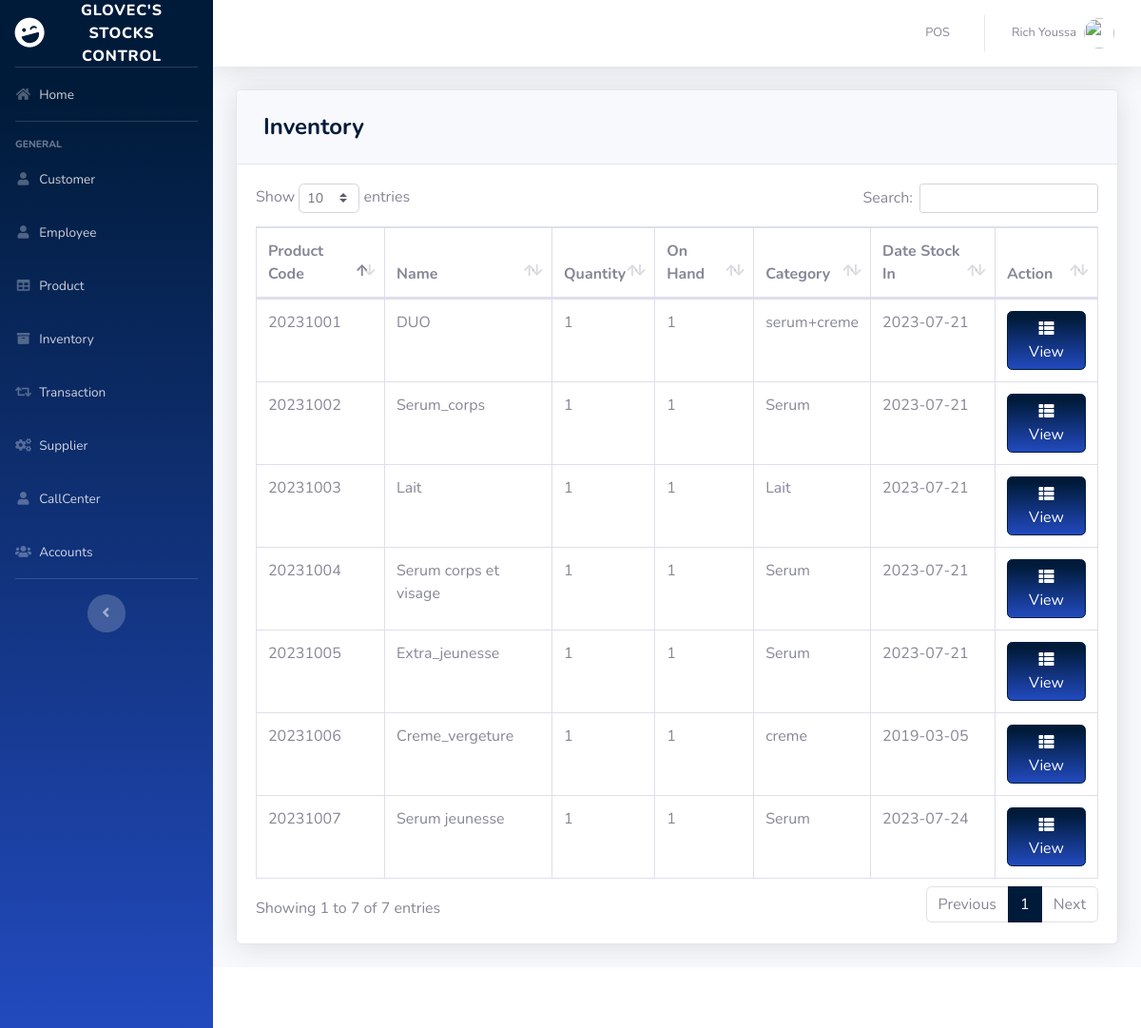
Page /pages/inventory.php (signed in) on the committed database.
### tables this page shows
CREATE TABLE `product` (
  `PRODUCT_ID` int(11) NOT NULL,
  `PRODUCT_CODE` varchar(20) NOT NULL,
  `NAME` varchar(50) DEFAULT NULL,
  `DESCRIPTION` varchar(250) NOT NULL,
  `QTY_STOCK` int(50) DEFAULT NULL,
  `ON_HAND` int(250) NOT NULL,
  `PRICE` int(50) DEFAULT NULL,
  `CATEGORY_ID` int(11) DEFAULT NULL,
  `SUPPLIER_ID` int(11) DEFAULT NULL,
  `DATE_STOCK_IN` varchar(50) NOT NULL
);

CREATE TABLE `category` (
  `CATEGORY_ID` int(11) NOT NULL,
  `CNAME` varchar(50) DEFAULT NULL
);

### pages/inventory.php (the view, shortened to what this page needs)
<?php
include'../includes/connection.php';
include'../includes/sidebar.php';
?>
            <div class="card shadow mb-4">
            <div class="card-header py-3">
              <h4 class="m-2 font-weight-bold text-primary">Inventory</h4>
            </div>
            <div class="card-body">
              <div class="table-responsive">
                <table class="table table-bordered" id="dataTable" width="100%" cellspacing="0">
               <thead>
                   <tr>
                     <th>Product Code</th>
                     <th>Name</th>
                     <th>Quantity</th>
                     <th>On Hand</th>
                     <th>Category</th>
                     <th>Date Stock In</th>
                     <th>Action</th>
                   </tr>
               </thead>
          <tbody>
<?php
    $query = 'SELECT PRODUCT_ID, PRODUCT_CODE, NAME, COUNT(`QTY_STOCK`) AS "QTY_STOCK", COUNT(`ON_HAND`) AS "ON_HAND", CNAME, DATE_STOCK_IN FROM product p join category c on p.CATEGORY_ID=c.CATEGORY_ID GROUP BY PRODUCT_CODE';
        $result = mysqli_query($db, $query) or die (mysqli_error($db));
            while ($row = mysqli_fetch_assoc($result)) {
                echo '<tr>';
                echo '<td>'. $row['PRODUCT_CODE'].'</td>';
                echo '<td>'. $row['NAME'].'</td>';
                echo '<td>'. $row['QTY_STOCK'].'</td>';
                echo '<td>'. $row['ON_HAND'].'</td>';
                echo '<td>'. $row['CNAME'].'</td>';
                echo '<td>'. $row['DATE_STOCK_IN'].'</td>';
                      echo '<td align="right">
                              <a type="button" class="btn btn-primary bg-gradient-primary" href="inv_searchfrm.php?action=edit & id='.$row['PRODUCT_CODE'] . '"><i class="fas fa-fw fa-th-list"></i> View</a>
                          </div> </td>';
                        }
?>
<?php
include'../includes/footer.php';
?>

### rows in the picture
product: PRODUCT_CODE "20231001", NAME "DUO", QTY_STOCK "1", ON_HAND "1", CATEGORY_ID.CNAME "serum+creme", DATE_STOCK_IN "2023-07-21"
product: PRODUCT_CODE "20231002", NAME "Serum_corps", QTY_STOCK "1", ON_HAND "1", CATEGORY_ID.CNAME "Serum", DATE_STOCK_IN "2023-07-21"
product: PRODUCT_CODE "20231003", NAME "Lait", QTY_STOCK "1", ON_HAND "1", CATEGORY_ID.CNAME "Lait", DATE_STOCK_IN "2023-07-21"
product: PRODUCT_CODE "20231004", NAME "Serum corps et visage", QTY_STOCK "1", ON_HAND "1", CATEGORY_ID.CNAME "Serum", DATE_STOCK_IN "2023-07-21"
product: PRODUCT_CODE "20231005", NAME "Extra_jeunesse", QTY_STOCK "1", ON_HAND "1", CATEGORY_ID.CNAME "Serum", DATE_STOCK_IN "2023-07-21"
product: PRODUCT_CODE "20231006", NAME "Creme_vergeture", QTY_STOCK "1", ON_HAND "1", CATEGORY_ID.CNAME "creme", DATE_STOCK_IN "2019-03-05"
product: PRODUCT_CODE "20231007", NAME "Serum jeunesse", QTY_STOCK "1", ON_HAND "1", CATEGORY_ID.CNAME "Serum", DATE_STOCK_IN "2023-07-24"

### other values in the picture
$_SESSION['FIRST_NAME'] "Rich"
$_SESSION['LAST_NAME'] "Youssa"
